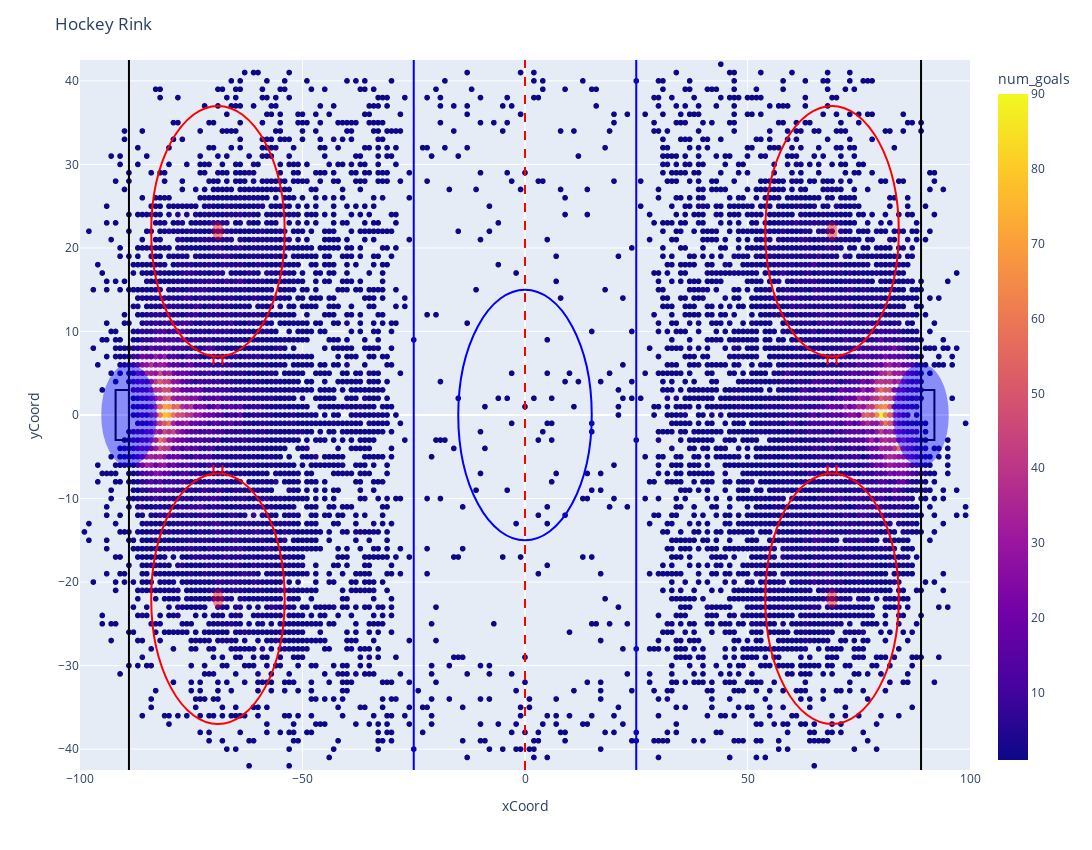

The notebook cell this image was saved under:
### Code cell
rink = Rink(shot_coords, 'num_goals')
rink.plot()

### Figure 1 — Plotly figure (JSON) as saved in the notebook; plotly's stock layout.template omitted (floating-point values rounded to 4 significant figures; data arrays with more than 128 entries replaced by an {"elided": "..."} marker saying what was removed)
{"data": [{"hovertemplate": "xCoord=%{x}<br>yCoord=%{y}<br>num_goals=%{marker.color}<extra></extra>", "legendgroup": "", "marker": {"color": {"elided": "6361 int values"}, "coloraxis": "coloraxis", "symbol": "circle"}, "mode": "markers", "name": "", "showlegend": false, "type": "scattergl", "x": {"elided": "6361 int values"}, "xaxis": "x", "y": {"elided": "6361 int values"}, "yaxis": "y"}], "layout": {"coloraxis": {"colorbar": {"title": {"text": "num_goals"}}, "colorscale": [[0, "#0d0887"], [0.1111, "#46039f"], [0.2222, "#7201a8"], [0.3333, "#9c179e"], [0.4444, "#bd3786"], [0.5556, "#d8576b"], [0.6667, "#ed7953"], [0.7778, "#fb9f3a"], [0.8889, "#fdca26"], [1, "#f0f921"]]}, "height": 850, "legend": {"tracegroupgap": 0}, "margin": {"t": 60}, "shapes": [{"line": {"color": "blue", "width": 2}, "type": "line", "x0": 25, "x1": 25, "y0": -42.5, "y1": 42.5}, {"line": {"color": "blue", "width": 2}, "type": "line", "x0": -25, "x1": -25, "y0": -42.5, "y1": 42.5}, {"line": {"color": "red", "dash": "dash", "width": 2}, "type": "line", "x0": 0, "x1": 0, "y0": -42.5, "y1": 42.5}, {"line": {"color": "blue", "width": 2}, "type": "circle", "x0": -15, "x1": 15, "y0": -15, "y1": 15}, {"line": {"color": "black", "width": 2}, "type": "line", "x0": 89, "x1": 89, "y0": -42.5, "y1": 42.5}, {"line": {"color": "black", "width": 2}, "type": "line", "x0": -89, "x1": -89, "y0": -42.5, "y1": 42.5}, {"line": {"color": "black", "width": 2}, "type": "rect", "x0": -92, "x1": -89, "y0": 3, "y1": -3}, {"line": {"color": "black", "width": 2}, "type": "rect", "x0": 89, "x1": 92, "y0": 3, "y1": -3}, {"fillcolor": "blue", "line": {"color": "blue", "width": 2}, "opacity": 0.4, "type": "circle", "x0": 83, "x1": 95, "y0": -6, "y1": 6}, {"fillcolor": "blue", "line": {"color": "blue", "width": 2}, "opacity": 0.4, "type": "circle", "x0": -95, "x1": -83, "y0": -6, "y1": 6}, {"fillcolor": "red", "line": {"color": "red", "width": 2}, "opacity": 0.4, "type": "circle", "x0": 68, "x1": 70, "y0": 21, "y1": 23}, {"line": {"color": "red", "width": 2}, "type": "circle", "x0": 54, "x1": 84, "y0": 7, "y1": 37}, {"line": {"color": "red", "width": 2}, "type": "line", "x0": 70, "x1": 70, "y0": 7, "y1": 6}, {"line": {"color": "red", "width": 2}, "type": "line", "x0": 68, "x1": 68, "y0": 7, "y1": 6}, {"fillcolor": "red", "line": {"color": "red", "width": 2}, "opacity": 0.4, "type": "circle", "x0": -70, "x1": -68, "y0": 21, "y1": 23}, {"line": {"color": "red", "width": 2}, "type": "circle", "x0": -84, "x1": -54, "y0": 7, "y1": 37}, {"line": {"color": "red", "width": 2}, "type": "line", "x0": -68, "x1": -68, "y0": 7, "y1": 6}, {"line": {"color": "red", "width": 2}, "type": "line", "x0": -70, "x1": -70, "y0": 7, "y1": 6}, {"fillcolor": "red", "line": {"color": "red", "width": 2}, "opacity": 0.4, "type": "circle", "x0": 68, "x1": 70, "y0": -23, "y1": -21}, {"line": {"color": "red", "width": 2}, "type": "circle", "x0": 54, "x1": 84, "y0": -37, "y1": -7}, {"line": {"color": "red", "width": 2}, "type": "line", "x0": 70, "x1": 70, "y0": -7, "y1": -6}, {"line": {"color": "red", "width": 2}, "type": "line", "x0": 68, "x1": 68, "y0": -7, "y1": -6}, {"fillcolor": "red", "line": {"color": "red", "width": 2}, "opacity": 0.4, "type": "circle", "x0": -70, "x1": -68, "y0": -23, "y1": -21}, {"line": {"color": "red", "width": 2}, "type": "circle", "x0": -84, "x1": -54, "y0": -37, "y1": -7}, {"line": {"color": "red", "width": 2}, "type": "line", "x0": -68, "x1": -68, "y0": -7, "y1": -6}, {"line": {"color": "red", "width": 2}, "type": "line", "x0": -70, "x1": -70, "y0": -7, "y1": -6}], "title": {"text": "Hockey Rink"}, "width": 2000, "xaxis": {"anchor": "y", "domain": [0, 1], "range": [-100, 100], "title": {"text": "xCoord"}}, "yaxis": {"anchor": "x", "domain": [0, 1], "range": [-42.5, 42.5], "title": {"text": "yCoord"}}}}
